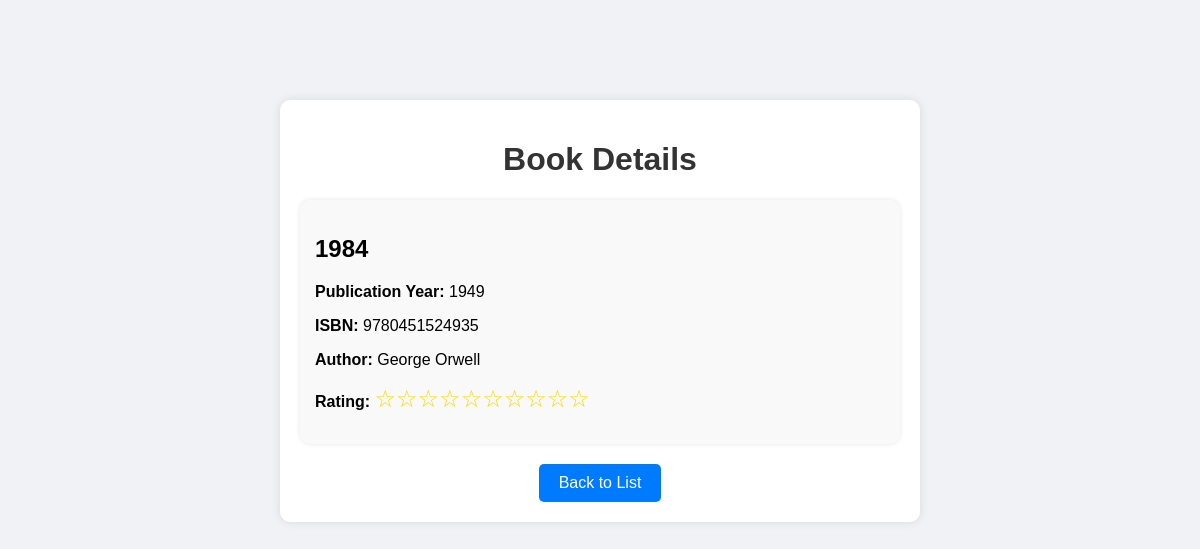
/book/1/details, run on the app's committed database.
### data_models.py (models this page shows, shortened)
class Book(db.Model):
    __tablename__ = 'books'
    id :Mapped[int] = mapped_column( autoincrement=True, primary_key=True)
    isbn: Mapped[str] = mapped_column( unique=True)
    title: Mapped[str]
    publication_year: Mapped[int]
    rating : Mapped[int] = mapped_column(default=0)
    author_id :Mapped[int] = mapped_column(ForeignKey('authors.id'))
    author: Mapped["Author"] = relationship(back_populates="books")

class Author(db.Model):
    __tablename__ = 'authors'
    id:Mapped[int] = mapped_column(autoincrement=True, primary_key=True)
    name: Mapped[str]
    birth_date: Mapped[datetime.date] = mapped_column(nullable=True)
    death_date: Mapped[datetime.date] = mapped_column(nullable=True)
    books: Mapped[List["Book"]] = relationship(back_populates="author")

### app.py (the view)
@app.route("/book/<int:book_id>/details", methods=["get"])
def book_details(book_id):
    book=db.session.query(Book) \
        .filter(Book.id == book_id) \
        .one()
    empty_star="☆"
    star="★"
    book_rating = f"{book.rating*star}{(10-book.rating)*empty_star}"
    return render_template("book_details.html", book=book, book_rating=book_rating)

### templates/book_details.html (shortened to what this page needs)
<!DOCTYPE html>
<html lang="en">
<head>
     <link rel="stylesheet" href="{{ url_for('static', filename='css/styles.css') }}">
</head>
<body>
    <div class="container">
        <h1>Book Details</h1>
        <div class="book-info">
            <h2 id="book-title">{{book.title}}</h2>
            <p><strong>Publication Year:</strong> <span id="book-year">{{book.publication_year}}</span></p>
            <p><strong>ISBN:</strong> <span id="book-isbn">{{book.isbn}}</span></p>
            <p><strong>Author:</strong> <span id="book-author">{{book.author.name}}</span></p>
            <p><strong>Rating:</strong> <span class="stars">{{book_rating}}</span></p>
        </div>
        <a href="{{ url_for('home') }}"  class="back-btn">Back to List</a>
    </div>
</body>
</html>

### static/css/styles.css (style rules this page uses)
body { font-family: 'Poppins', sans-serif; margin: 0; padding: 0; background-color: #f0f2f5; display: flex; justify-content: center; align-items: center; }
.container { margin-top: 100px; margin-bottom: 100px; width: 80%; max-width: 600px; background: white; padding: 20px; border-radius: 10px; box-shadow: 0 0 10px rgba(0, 0, 0, 0.1); text-align: center; }
h1 { color: #333; }
.book-info { text-align: left; padding: 15px; background: #f9f9f9; border-radius: 10px; box-shadow: 0 0 5px rgba(0, 0, 0, 0.1); }
.stars { font-size: 24px; color: gold; }
.back-btn { display: inline-block; margin-top: 20px; padding: 10px 20px; background: #007bff; color: white; text-decoration: none; border-radius: 5px; transition: 0.3s; }

### data on the page
Book: title "1984", publication_year "1949", isbn "9780451524935"
Author: author.name "George Orwell"

### other printed values
{{ book_rating }} "☆☆☆☆☆☆☆☆☆☆"
